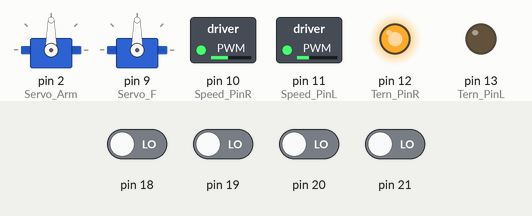
A sketch run on a simulated Arduino Mega 2560, built with avr-gcc and run on an emulated ATmega2560. Shown: 2 × servo, switched loads named in the sketch (green lamp = pin HIGH), output pins drawn as LEDs (lit = HIGH). The inputs (shaded band) are chosen by the test bench; at power-on: pin 18–21 LOW.

Above: at 0.1 s.
Timing chart, 0 to 1.6 s (numbered marks = the images above):
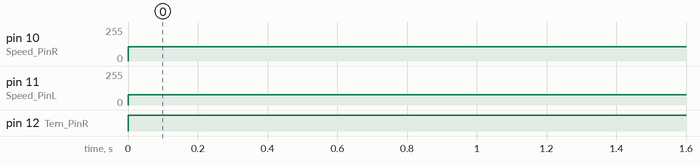

The sketch:

Roborace_PRO1.2.ino
```cpp
#include "Roborace.h"

void setup(){
  Serial.begin(9600);
  setup_robot();
  robot.turn(180);
}
void loop(){
  //Serial.print(Encoder_Right);
  //Serial.print("_______");
  //Serial.println(Encoder_Left);
}
```

ENCODERS.h
```cpp
#pragma once

bool LST,LST2,LST3,LST4,CST,CST2,CST4,CST3;
long int Encoder_Right,Encoder_Left;

void enc(){
  if (LST!=CST2) Encoder_Left--;
  else Encoder_Left++;
  LST = CST;
  LST2 = CST2;
}
void enc2() {
  if (LST3==CST4) Encoder_Right--;
  else Encoder_Right++;
  LST3 = CST3;
  LST4 = CST4;
}
void test_1() {
  CST4 = (!LST4);
  enc2();
}
void test_2() {
  CST3 = (!LST3);
  enc2();
}
void test_3() {
  CST2 = (!LST2);
  enc();
}
void test_4() {
  CST = (!LST);
  enc();
}
```

MOTORS.h
```cpp
#pragma once

#include "ENCODERS.h"
#include "SENSORZ.h"

#define Speed_PinR 10//13
#define Speed_PinL 11//11
#define Tern_PinR 12//12
#define Tern_PinL 13//10

#define ugly_encoder_K 1.5
#define CM_ENC 286

void ser(){
  Serial3.print(Encoder_Left);
  Serial3.print(Encoder_Right);
}

class Robot {
  public:
    run(long int cm);
    turn(int gradus);
    motors(long int M1, long int M2);
    get_UZ_forward(int cm);
    get_UZ_right(int cm);
    get_IK_left();
    get_IK_right();
    get_IK_forward();
    get_IK_error();
    take();
    drop();
  //private:
};
Robot::motors(long int M1, long int M2) {
  digitalWrite(Tern_PinR, M2 < 0);
  digitalWrite(Tern_PinL, M1 < 0);
  analogWrite(Speed_PinR, map(constrain(abs(M2 * 1.4), 0, 100), 0, 100, 0, 255));
  analogWrite(Speed_PinL, map(constrain(abs(M1), 0, 100), 0, 100, 0, 255));
}
Robot::run(long int cm) {
  Encoder_Left=0;
  Encoder_Right=0;
  int k=0;
  if(cm>0){k=1;}else{k=-1;}
  while (abs(Encoder_Left)<CM_ENC*abs(cm)){
  int E = 0.01 * (Encoder_Right*ugly_encoder_K - Encoder_Left);
  Robot::motors(k*30+k*E,k*30-k*E);
  ser();
  }
  Robot::motors(0, 0);
  Encoder_Right=0;
  Encoder_Left=0;
}
Robot::turn(int gradus) {
  Encoder_Left=gradus*-44;
  Encoder_Right=gradus*30;
  while (abs(Encoder_Right)>0 || abs(Encoder_Left)>0){
  if (gradus > 0) {
    Robot::motors(constrain(Encoder_Left/-4,0,30),constrain(Encoder_Right/-4,-30,0));
    ser();
  }
  else {
    ser();
    Robot::motors(constrain(Encoder_Left/-4,-30,0),constrain(Encoder_Right/-4,0,30));
  }
  }
  Robot::motors(0, 0);
}
Robot::get_UZ_forward(int cm){
  if (cm>distF()){return 1;}else{return 0;}
}
Robot::get_UZ_right(int cm){
  if (cm>distR()){return 1;}else{return 0;}
}
Robot::get_IK_right(){
  return WBDR();
}
Robot::get_IK_left(){
  return WBDL();
}
Robot::get_IK_error(){
  return WBDR() - WBDL();
}
Robot::get_IK_forward(){
  return analogRead(5);
}
Robot::take(){
  take();
}
Robot::drop(){
  drop();
}
```

Roborace.h
```cpp
#pragma once

#define Servo_Arm 2
#define Servo_F 9

#include "MOTORS.h"
#include "ENCODERS.h"
#include "SENSORZ.h"
#include "Servo.h"

Robot robot;

void setup_robot(){
  Aservo.attach(Servo_Arm);
  Fservo.attach(Servo_F);
  attachInterrupt(2, test_1, CHANGE);
  attachInterrupt(3, test_2, CHANGE);
  attachInterrupt(4, test_3, CHANGE);
  attachInterrupt(5, test_4, CHANGE);
  pinMode(PIN_TRIG, OUTPUT);
  pinMode(PIN_ECHO, INPUT);
  pinMode(PIN_TRIG2, OUTPUT);
  pinMode(PIN_ECHO2, INPUT);
  pinMode(Speed_PinR, OUTPUT);
  pinMode(Speed_PinL, OUTPUT);
  pinMode(Tern_PinR, OUTPUT);
  pinMode(Tern_PinL, OUTPUT);
  pinMode(Servo_Arm, OUTPUT);
  pinMode(Servo_F, OUTPUT);
  LST=digitalRead(18);
  LST2=digitalRead(19);
  LST3=digitalRead(20);
  LST4=digitalRead(21);
  CST = LST;
  CST2 = LST2;
  CST3 = LST3;
  CST4 = LST4;
}
```

SENSORZ.h
```cpp
#pragma once

#define PIN_TRIG 6
#define PIN_ECHO 7
#define PIN_TRIG2 3
#define PIN_ECHO2 5
#define ff 5

int massR[ff];
int massRS[ff];
int massF[ff];
int massFS[ff];
int massB[ff];
int massBS[ff];
int massW[ff];
int massWS[ff];

int UltraF() {
  digitalWrite(PIN_TRIG, LOW);
  delayMicroseconds(5);
  digitalWrite(PIN_TRIG, HIGH);
  delayMicroseconds(10);
  digitalWrite(PIN_TRIG, LOW);
  return pulseIn(PIN_ECHO, HIGH) / 59.2;
}
int UltraR() {
  digitalWrite(PIN_TRIG2, LOW);
  delayMicroseconds(5);
  digitalWrite(PIN_TRIG2, HIGH);
  delayMicroseconds(10);
  digitalWrite(PIN_TRIG2, LOW);
  return pulseIn(PIN_ECHO2, HIGH) / 59.2;
}
int distR() {
  for (int i = 0; i < ff - 1; i++) {
    massR[i] = massR[i + 1];
  }
  massR[ff - 1] = UltraR();
  for (int i = 0; i < ff; i++) {
    massRS[i] = massR[i];
  }
  for (int j = 0; j < ff; j++) {
    for (int i = 0; i < ff - 1; i++) {
      if (massRS[i] > massRS[i + 1]) {
        int temp = massRS[i];
        massRS[i] = massRS[i + 1];
        massRS[i + 1] = temp;
      }
    }
  }
  return massRS[(ff - 1) / 2];
}
int distF() {
  for (int i = 0; i < ff - 1; i++) {
    massF[i] = massF[i + 1];
  }
  massF[ff - 1] = UltraF();
  for (int i = 0; i < ff; i++) {
    massFS[i] = massF[i];
  }
  for (int j = 0; j < ff; j++) {
    for (int i = 0; i < ff - 1; i++) {
      if (massFS[i] > massFS[i + 1]) {
        int temp = massFS[i];
        massFS[i] = massFS[i + 1];
        massFS[i + 1] = temp;
      }
    }
  }
  return massFS[(ff - 1) / 2];
}
int WBDR() {
  for (int i = 0; i < ff - 1; i++) {
    massW[i] = massW[i + 1];
  }
  massW[ff - 1] = analogRead(1);
  for (int i = 0; i < ff; i++) {
    massWS[i] = massW[i];
  }
  for (int j = 0; j < ff; j++) {
    for (int i = 0; i < ff - 1; i++) {
      if (massWS[i] > massWS[i + 1]) {
        int temp = massWS[i];
        massWS[i] = massWS[i + 1];
        massWS[i + 1] = temp;
      }
    }
  }
  return massWS[(ff - 1) / 2];
}
int WBDL() {
  for (int i = 0; i < ff - 1; i++) {
    massB[i] = massB[i + 1];
  }
  massB[ff - 1] = analogRead(1);
  for (int i = 0; i < ff; i++) {
    massBS[i] = massB[i];
  }
  for (int j = 0; j < ff; j++) {
    for (int i = 0; i < ff - 1; i++) {
      if (massBS[i] > massBS[i + 1]) {
        int temp = massBS[i];
        massBS[i] = massBS[i + 1];
        massBS[i + 1] = temp;
      }
    }
  }
  return massBS[(ff - 1) / 2];
}
```

Servo.h
```cpp
#pragma once

#include <Servo.h>
Servo Aservo;
Servo Fservo;

void servo(bool i,int servo,int base) {
  if (i) {
    for(int z = base; z!=servo; z+0){
      if(servo>base){z++;}else{z--;};
      Aservo.write(z);
      delay(30);
    }
  }
  else {
    for(int z = base;z!=servo;z+0){
      if(servo>base){z++;}else{z--;};
      Fservo.write(z);
      delay(30);
    }
  }
}
void take() {
  servo(1,90,180);
  servo(0,0,90);
  servo(1,180,90);
  servo(0,90,0);
}
void drop() {
  servo(0,0,90);
  servo(1,90,180);
  servo(0,90,0);
  servo(1,180,90);
}
```

Measured:
- by itself, pin 10 (Speed_PinR): 0/255 → 107/255 at 0.00 s
- by itself, pin 11 (Speed_PinL): 0/255 → 76/255 at 0.00 s
- by itself, pin 12 (Tern_PinR): LOW → HIGH at 0.00 s
